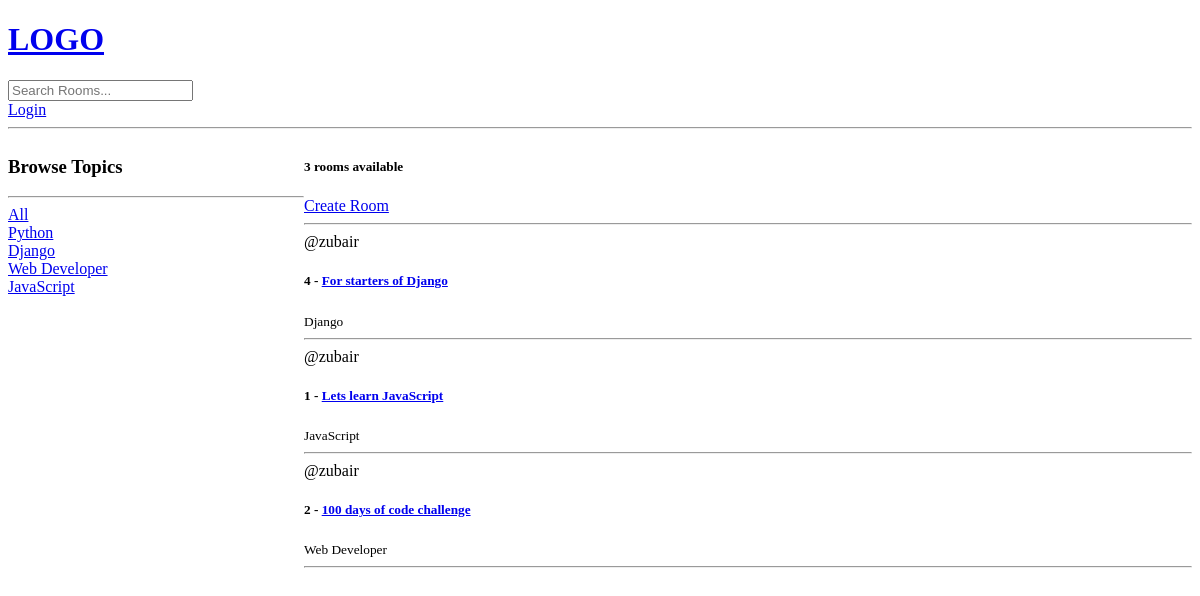
The app's page /, older data.
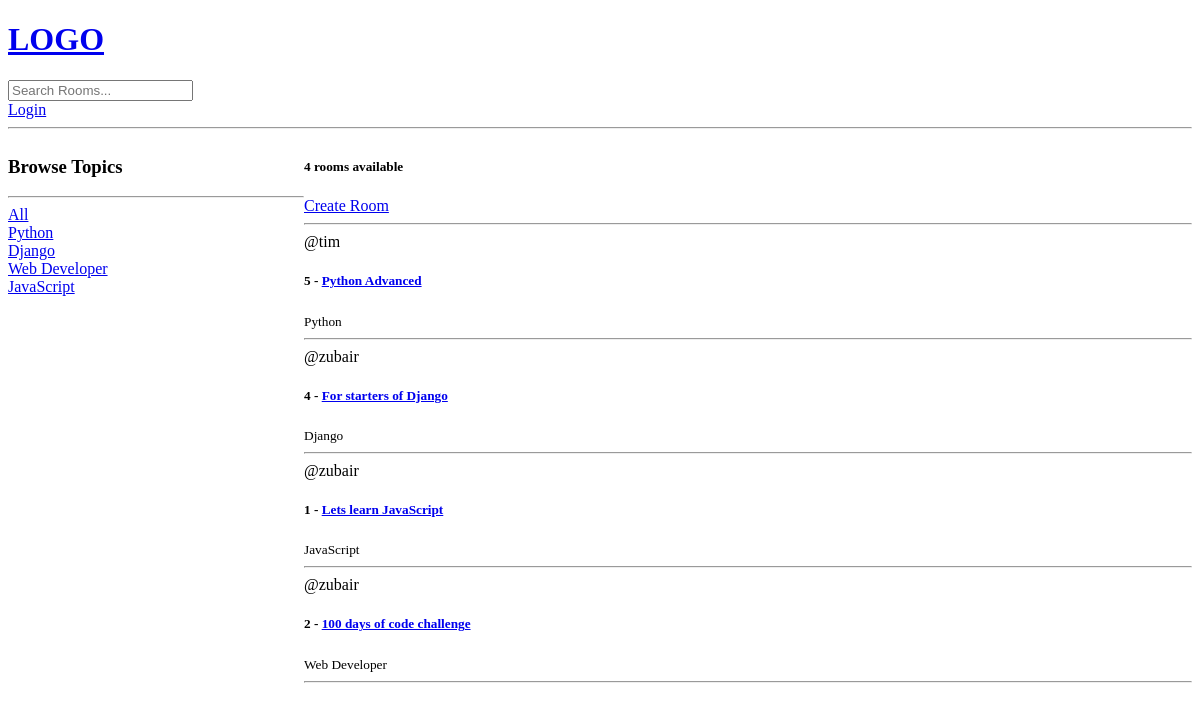
The same page, newer data.
### base/models.py (models this page shows, shortened)
class Topic(models.Model):
    name = models.CharField(max_length=200)
    def __str__(self):
        return self.name

class Room(models.Model):
    host = models.ForeignKey(User, on_delete=models.SET_NULL, null=True)
    topic = models.ForeignKey(Topic, on_delete=models.SET_NULL, null=True)      # if the Topic model is written below the Room then we need to write "Topic" inside the parameters
    name = models.CharField(max_length=200)     # by default
    description = models.TextField(null=True, blank=True)
    participants = models.ManyToManyField(User, related_name='participants', blank=True)
    "So, in summary, related_name is used to name the reverse relation from the User model to your model, and it's necessary when you have more than one relation from one model to another. It makes your code more readable and intuitive, and it avoids confusion in Django's ORM about which relation to use."
    updated = models.DateTimeField(auto_now=True)       # every time it is updated.
    created = models.DateTimeField(auto_now_add=True)   # just for initial creation
    class Meta:
        ordering = ['-updated' , '-created']

### base/views.py (the view)
# urls.py: path("", views.home, name="home"),
def home(request):
    q = request.GET.get('q') if request.GET.get('q') != None else ''
    rooms = Room.objects.filter(
        Q(topic__name__icontains=q ) |
        Q(name__icontains = q)  |
        Q(description__icontains = q)
        )
    topics = Topic.objects.all()
    room_count = rooms.count()      # can also use len(rooms) but it is relatively slow
    context = {"rooms" : rooms, "topics":topics, "room_count":room_count}
    return render(request, "base/home.html", context)

### base/templates/base/home.html (shortened to what this page needs)
{% extends "main.html" %}
{% block content %}
<div class="home-container">
    <div>
        <h3>Browse Topics</h3>
        <hr>
        <div>
            <a href="{% url 'home' %}">All</a>
        </div>
        {% for topic in topics %}
            <div>
                <a href="{% url 'home' %}?q={{topic.name}}">{{topic}}</a>
            </div>
        {% endfor %}
    </div>
    <div>
        <h5>{{room_count}} rooms available</h5>
        <a href="{% url 'create-room' %}">Create Room</a>
        <hr>
        <div>
            {% for room in rooms %}
            <div>
                <span>@{{room.host.username}}</span>
                <h5>{{room.id}} - <a href="{% url 'room' room.id%}">{{room.name}}</a></h5>
                <small>{{room.topic}}</small>
                <hr>
            </div>
            {% endfor %}
        </div>
    </div>
</div>
{% endblock content %}

Row changes from the older to the newer data that the page shows:
added Room: host.username "tim", id "5", name "Python Advanced", topic "Python"
Text that changed along with them:
{{ room_count }}: "3" → "4"
